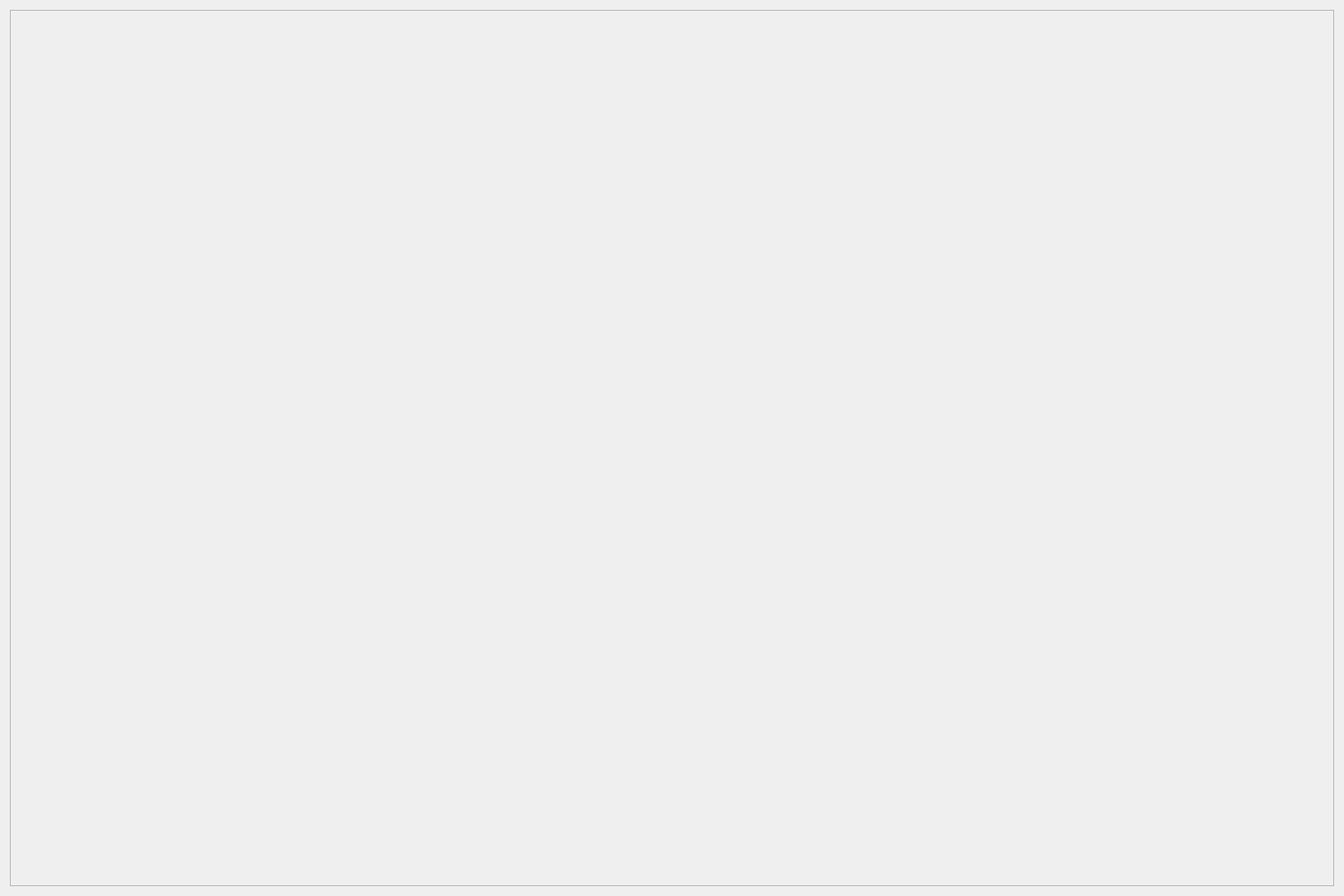
<?xml version="1.0" encoding="UTF-8"?>
<ui version="4.0">
 <class>Chart</class>
 <widget class="QWidget" name="Chart">
  <property name="geometry">
   <rect>
    <x>0</x>
    <y>0</y>
    <width>1500</width>
    <height>1000</height>
   </rect>
  </property>
  <property name="windowTitle">
   <string>Form</string>
  </property>
  <layout class="QHBoxLayout" name="horizontalLayout">
   <item>
    <widget class="QFrame" name="frame">
     <property name="frameShape">
      <enum>QFrame::StyledPanel</enum>
     </property>
     <property name="frameShadow">
      <enum>QFrame::Raised</enum>
     </property>
    </widget>
   </item>
  </layout>
 </widget>
 <resources/>
 <connections/>
</ui>
